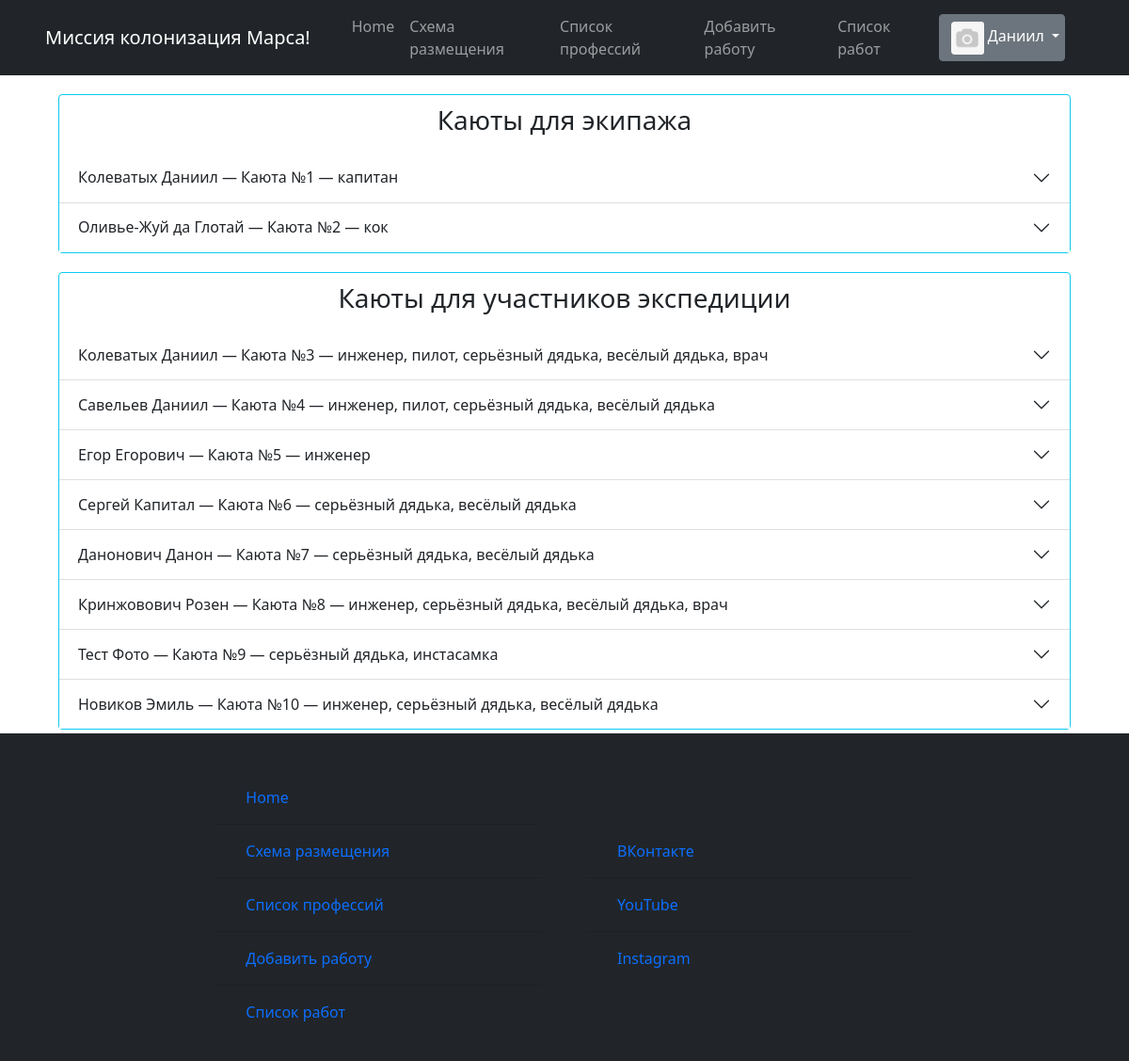
The app's page /distribution/ (signed in), older data.
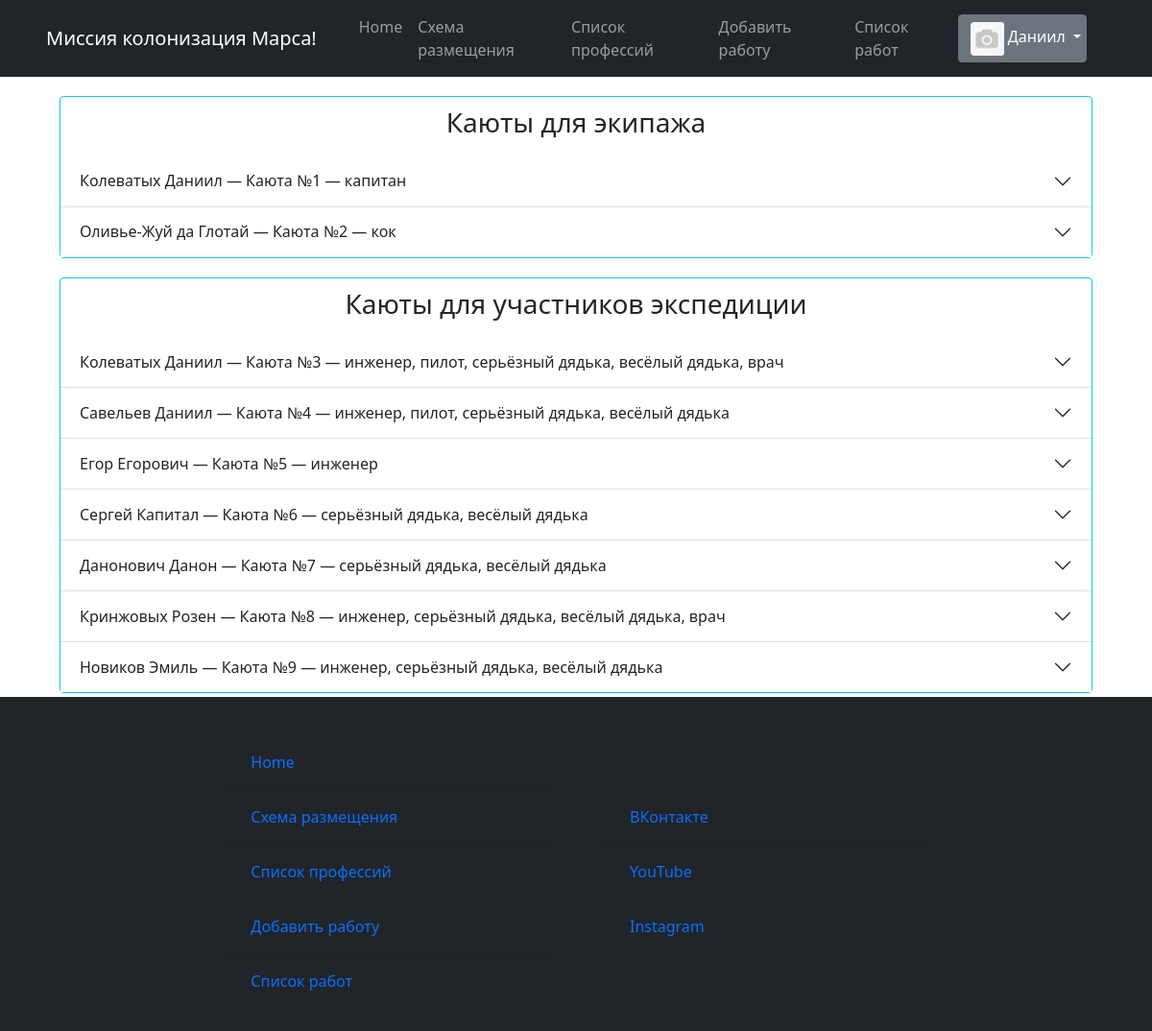
The same page, newer data.
### static/data/users.py (models this page shows, shortened)
class User(SqlAlchemyBase, UserMixin):
    __tablename__ = 'users'
    id = sqlalchemy.Column(sqlalchemy.Integer,
                           primary_key=True, autoincrement=True)
    surname = sqlalchemy.Column(sqlalchemy.String, nullable=True)
    name = sqlalchemy.Column(sqlalchemy.String, nullable=True)
    sex = sqlalchemy.Column(sqlalchemy.String, nullable=True)
    email = sqlalchemy.Column(sqlalchemy.String,
                              index=True, unique=True, nullable=True)
    hashed_password = sqlalchemy.Column(sqlalchemy.String, nullable=True)
    studying = sqlalchemy.Column(sqlalchemy.String, nullable=True)
    professions = sqlalchemy.Column(sqlalchemy.String, nullable=True)
    about = sqlalchemy.Column(sqlalchemy.String, nullable=True)
    created_date = sqlalchemy.Column(sqlalchemy.String, nullable=True)
    image_link = sqlalchemy.Column(sqlalchemy.String, nullable=True)
    disk_path = sqlalchemy.Column(sqlalchemy.String, nullable=True)

### static/data/crew.py (models this page shows, shortened)
class Crew(SqlAlchemyBase, UserMixin):
    __tablename__ = 'crew'
    id = sqlalchemy.Column(sqlalchemy.Integer,
                           primary_key=True, autoincrement=True)
    uniq_crew_id = sqlalchemy.Column(sqlalchemy.Integer, nullable=True)
    post = sqlalchemy.Column(sqlalchemy.String, nullable=True)
    surname = sqlalchemy.Column(sqlalchemy.String, nullable=True)
    name = sqlalchemy.Column(sqlalchemy.String, nullable=True)
    email = sqlalchemy.Column(sqlalchemy.String,
                              index=True, unique=True, nullable=True)
    sex = sqlalchemy.Column(sqlalchemy.String, nullable=True)
    hashed_password = sqlalchemy.Column(sqlalchemy.String, nullable=True)
    studying = sqlalchemy.Column(sqlalchemy.String, nullable=True)
    professions = sqlalchemy.Column(sqlalchemy.String, nullable=True)
    about = sqlalchemy.Column(sqlalchemy.String, nullable=True)
    created_date = sqlalchemy.Column(sqlalchemy.String, nullable=True)

### runner.py (the view)
@app.route('/distribution/', methods=['POST', 'GET'])
def distribution():
    db_sess = db_session.create_session()
    data_members = [[user.surname, user.name, user.sex, user.email, user.studying, user.professions, user.about,
                     user.created_date] for user in db_sess.query(User).all()]
    db_sess = db_session.create_session()
    data_crew = [[user.surname, user.name, user.post, user.email, user.studying, user.professions, user.about,
                  user.created_date] for user in db_sess.query(Crew).all()]
    return render_template("html/distribution.html",
                           title='Список профессий',
                           image=image,
                           menu_bar_title='Миссия колонизация Марса!',
                           rooms=[data_crew, data_members],
                           shift=len(data_crew))

### runner.py (called while the page is built)
@login_manager.user_loader
def load_user(user_id):
    db_sess = db_session.create_session()
    return db_sess.query(User).get(user_id)

### static/data/db_session.py (called while the page is built)
def create_session() -> Session:
    global __factory
    return __factory()

### templates/html/distribution.html (shortened to what this page needs)
{% extends "html/base.html" %}
{% block content %}
    <div class="startpage">
        <div class="card border-info distribution">
            <div class="card-body-title distribution-title">
                <h3>Каюты для экипажа</h3>
            </div>
            <div class="accordion accordion-flush" id="accordionFlushExample">
                {% for room in rooms[0] %}
                <div class="accordion-item">
                    <h2 class="accordion-header" id="{{ loop.index }}">
                        <button class="accordion-button collapsed" type="button" data-bs-toggle="collapse" data-bs-target="#flush-{{ loop.index }}" aria-expanded="false" aria-controls="flush-collapseOne">
                            {{ room[0] }} {{ room[1] }} — Каюта №{{ loop.index }} — {{ room[2].lower() }}
                        </button>
                    </h2>
                </div>
                {% endfor %}
            </div>
        </div>
        <div class="card border-info distribution">
            <div class="card-body-title distribution-title">
                <h3>Каюты для участников экспедиции</h3>
            </div>
            <div class="accordion accordion-flush" id="accordionFlushExample">
                {% for room in rooms[1] %}
                    <div class="accordion-item">
                        <h2 class="accordion-header" id="{{ loop.index }}-members">
                            <button class="accordion-button collapsed" type="button" data-bs-toggle="collapse" data-bs-target="#flush-{{ loop.index }}-members" aria-expanded="false" aria-controls="flush-collapseOne">
                                {{ room[0] }} {{ room[1] }} — Каюта №{{ loop.index + shift }} — {{ room[5].lower() }}
                            </button>
                        </h2>
                    </div>
                {% endfor %}
            </div>
        </div>
    </div>
{% endblock %}

### templates/html/base.html (shortened to what this page needs)
<!doctype html>
<html lang="en">
<head>
    <link rel="stylesheet"
          href="https://stackpath.bootstrapcdn.com/bootstrap/4.4.1/css/bootstrap.min.css"
>
    <link rel="stylesheet" href="../../static/css/professions.css">
    <link rel="stylesheet" href="../../static/css/index.css">
    <link rel="stylesheet" href="../../static/css/bar.css">
    <link rel="stylesheet" href="../../static/bootstrap-5.1.3-dist/css/bootstrap.css">
    <link rel="stylesheet" href="../../static/bootstrap-5.1.3-dist/css/bootstrap-grid.css">
    <link rel="stylesheet" href="../../static/bootstrap-5.1.3-dist/css/bootstrap-reboot.css">
    <link rel="stylesheet" href="../../static/bootstrap-5.1.3-dist/css/bootstrap-utilities.css">
    <link rel="stylesheet" href="../../static/css/professions.css">
    <link rel="stylesheet" href="../../static/css/index.css">
    <link rel="stylesheet" href="../../static/css/bar.css">
</head>
<body>
<div class="wrapper">
    <header>
    <nav class="navbar navbar-expand-lg navbar-dark bg-dark text-white">
        <div class="container-fluid">
            <a class="navbar-brand" href="/homepage">{{ menu_bar_title }}</a>
            <div class="collapse navbar-collapse" id="navbarSupportedContent">
                <ul class="navbar-nav me-auto mb-2 mb-lg-0">
                    <li class="nav-item">
                        <a class="nav-link" aria-current="page" href="/homepage">Home</a>
                    </li>
                    <li class="nav-item">
                        <a class="nav-link" href="/distribution">Схема размещения</a>
                    </li>
                    <li class="nav-item">
                        <a class="nav-link" href="/list_prof/ul">Список профессий</a>
                    </li>
                    <li class="nav-item">
                        <a class="nav-link" href="/create_job">Добавить работу</a>
                    </li>
                    <li class="nav-item">
                        <a class="nav-link" href="/job_list">Список работ</a>
                    </li>
                </ul>
                {% if current_user.is_authenticated %}
                    <div class="dropdown-navbar user-navbar">
                        <div class="btn-group">
                            <button type="button" class="btn btn-secondary dropdown-toggle" data-bs-toggle="dropdown"
                                    href="#" role="button" aria-expanded="false" id="user">
                                <span>
                                    {% if image %}
                                        <img src="{{ url_for('static', filename=image) }}"
                                             class="img-fluid rounded-start profile-card-img miniature-pic"
                                             alt="">
                                    {% else %}
                                        <img src="{{ url_for('static', filename='/images/avatars/no_avatar.png') }}"
                                             class="img-fluid rounded-start profile-card-img miniature-pic"
                                             alt="">
                                    {% endif %}
                                </span>
                                {{ current_user.name }}
                            </button>
                        </div>
                    </div>
                {% else %}
                    <form class="d-flex">
                        <a class="nav-brand" href="/login"><button class="btn btn-outline-success me-2" type="button">Войти</button></a>
                        <a class="nav-brand" href="/register"><button class="btn btn-outline-success me-2" type="button">Зарегистрироваться</button></a>
                    </form>
                {% endif %}
            </div>
        </div>
    </nav>
</header>
<main role="main" class="container">
    {% block content %}{% endblock %}
</main>
<footer class="navbar navbar-dark bg-dark navbar-footer row g-3" id="footer">
    <div class="card bg-dark col-md-4 footer-column">
        <div class="card-body">
            <form class="form-footer" method="post" novalidate>
                <ul class="list-group list-group-flush bg-dark">
                    <li class="list-group-item bg-dark">
                        <a class="nav-link" aria-current="page" href="/homepage">Home</a>
                    </li>
                    <li class="list-group-item bg-dark">
                        <a class="nav-link" href="/distribution">Схема размещения</a>
                    </li>
                    <li class="list-group-item bg-dark">
                        <a class="nav-link" href="/list_prof/ul">Список профессий</a>
                    </li>
                    <li class="list-group-item bg-dark">
                        <a class="nav-link" href="/create_job">Добавить работу</a>
                    </li>
                    <li class="list-group-item bg-dark">
                        <a class="nav-link" href="/job_list">Список работ</a>
                    </li>
                </ul>
            </form>
        </div>
    </div>
    <div class="card bg-dark col-md-4 footer-column">
        <div class="card-body">
            <form class="form-footer" method="post" novalidate>
                <ul class="list-group list-group-flush bg-dark">
                    <li class="list-group-item bg-dark">
                        <a class="nav-link" aria-current="page" href="https://m.vk.com/daniilkolevatykh"
                           target="_blank">ВКонтакте</a>
                    </li>
                    <li class="list-group-item bg-dark">
                        <a class="nav-link" href="https://www.youtube.com/channel/UCYcTAs_MR2JaN-LxTlDMQxA"
                           target="_blank">YouTube</a>
                    </li>
                    <li class="list-group-item bg-dark">
                        <a class="nav-link" href="https://www.instagram.com/daniil_kolevatykh/"
                           target="_blank">Instagram</a>
                    </li>
                </ul>
            </form>
        </div>
    </div>
</footer>
</div>
</body>
</html>

### static/css/index.css (style rules this page uses)
.dropdown-navbar { padding-right: 40px; }
.distribution { margin: 20px; }
.distribution-title { text-align: center; margin: 10px; }
* { margin: 0; padding: 0; }
html, body { height: 100%; }
.wrapper { height: 100%; display: flex; flex-direction: column; }
main { flex: 1 1 auto; }
.footer-column { border: none; vertical-align: top; }
.profile-card-img { margin-top: 10px; border: 2px solid #86b7fe; border-radius: 3px; }
.miniature-pic { margin-top: 1px; border: none; image-rendering: auto; width: 35px; height: 35px; object-fit: cover; }

### static/css/bar.css (style rules this page uses)
.navbar-brand { alignment: center; padding-left: 20px; padding-right: 20px; }

Row changes from the older to the newer data that the page shows:
removed User: surname "Тест", name "Фото", professions "серьёзный дядька, инстасамка"
changed User "Розен": surname "Кринжовович" → "Кринжовых"
